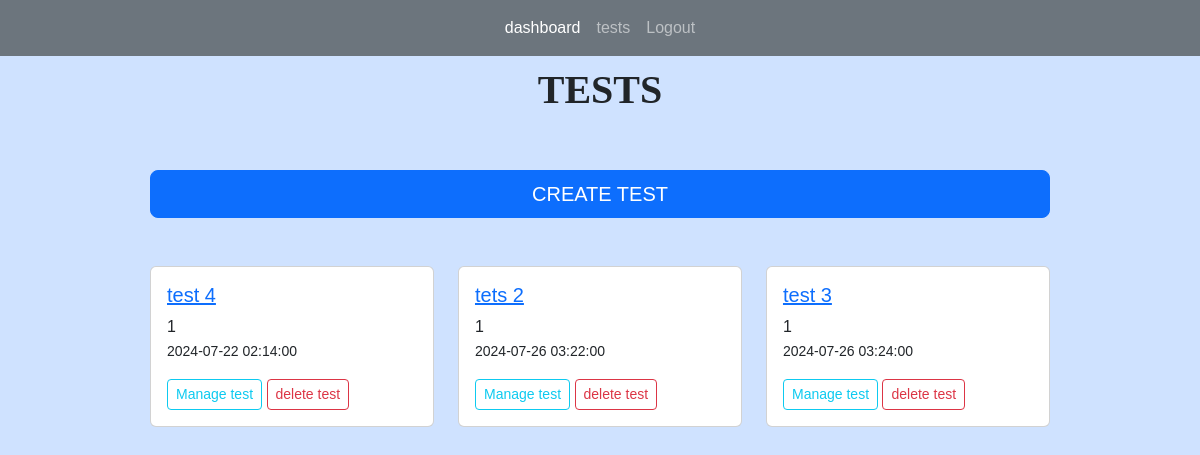
Page /tests (signed in) on the committed database.
### app.py (models this page shows)
class Tests(db.Model):
    test_id = db.Column(db.Integer, primary_key=True)
    title = db.Column(db.String(255))
    start_date = db.Column(db.DateTime, nullable = False)
    end_date = db.Column(db.DateTime, nullable = False)
    status = db.Column(db.String(255))
    teacher_id = db.Column(db.Integer, db.ForeignKey('users.id'))
    teacher = db.relationship('Users', backref=db.backref('tests', lazy=True))
    questions = db.relationship("Questions", backref="question_list")
    code = db.Column(db.String(6), unique=True)  # column to store the unique code
    students = db.relationship('Users', secondary='test_students', backref=db.backref('tests_registered', lazy=True))
    submissions = db.relationship('Submission', backref='test_submissions', lazy=True)

### app.py (the view)
@app.route('/tests', methods=['GET', 'POST'])
@login_required(role="teacher")
def tests():
	tests = Tests.query.filter_by(teacher_id = current_user.id)
	return render_template("tests.html", tests=tests)

### app.py (called while the page is built)
@login_manager.user_loader
def load_user(user_id):
    return Users.query.get(int(user_id))

def login_required(role="ANY"):
    def wrapper(fn):
        @wraps(fn)
        def decorated_view(*args, **kwargs):
            if not current_user.is_authenticated:
               return login_manager.unauthorized()
            if ( (current_user.role != role) and (role != "ANY")):
                return login_manager.unauthorized()
            return fn(*args, **kwargs)
        return decorated_view
    return wrapper

### templates/tests.html (shortened to what this page needs)
{% extends 'index.html' %}
{% block content %}
<h1>TESTS</h1>
<br>
<br/>
<a href="{{ url_for('create_test')}}" class=" d-grid gap-2 btn btn-primary btn-lg">CREATE TEST</a>
<br/>
<br/>
<div class="row row-cols-1 row-cols-md-3 g-4">
	{% for test in tests %}
	<div class="col">
		<div class="card ">
		<div class="card-body">
		<h5 class="card-title"><a href="{{ url_for('test', id=test.test_id)}}">{{ test.title }}</a></h5>
		<p class="card-text">{{ test.teacher_id }}<br/>
			<small>{{ test.start_date }}</small> <br/>
		</p>
		<a href="{{ url_for('test', id=test.test_id)}}" class="btn btn-outline-info btn-sm">Manage test</a>
		<a class="btn btn-outline-danger btn-sm" data-bs-toggle="modal" data-bs-target="#confirmationModal" >delete test</a>
		</div>
		</div>
	</div>
	{% endfor %}
</div>
{% endblock %}

### static/main.css (style rules this page uses)
body { font-family: Arial, sans-serif; margin: 0; padding: 0; }
H1 { font-family: Copperplate; font-weight: bold; font-size: 40px; text-align: center; }

### rows in the picture
Tests: title "test 4", teacher_id "1", start_date "2024-07-22 02:14:00"
Tests: title "tets 2", teacher_id "1", start_date "2024-07-26 03:22:00"
Tests: title "test 3", teacher_id "1", start_date "2024-07-26 03:24:00"
